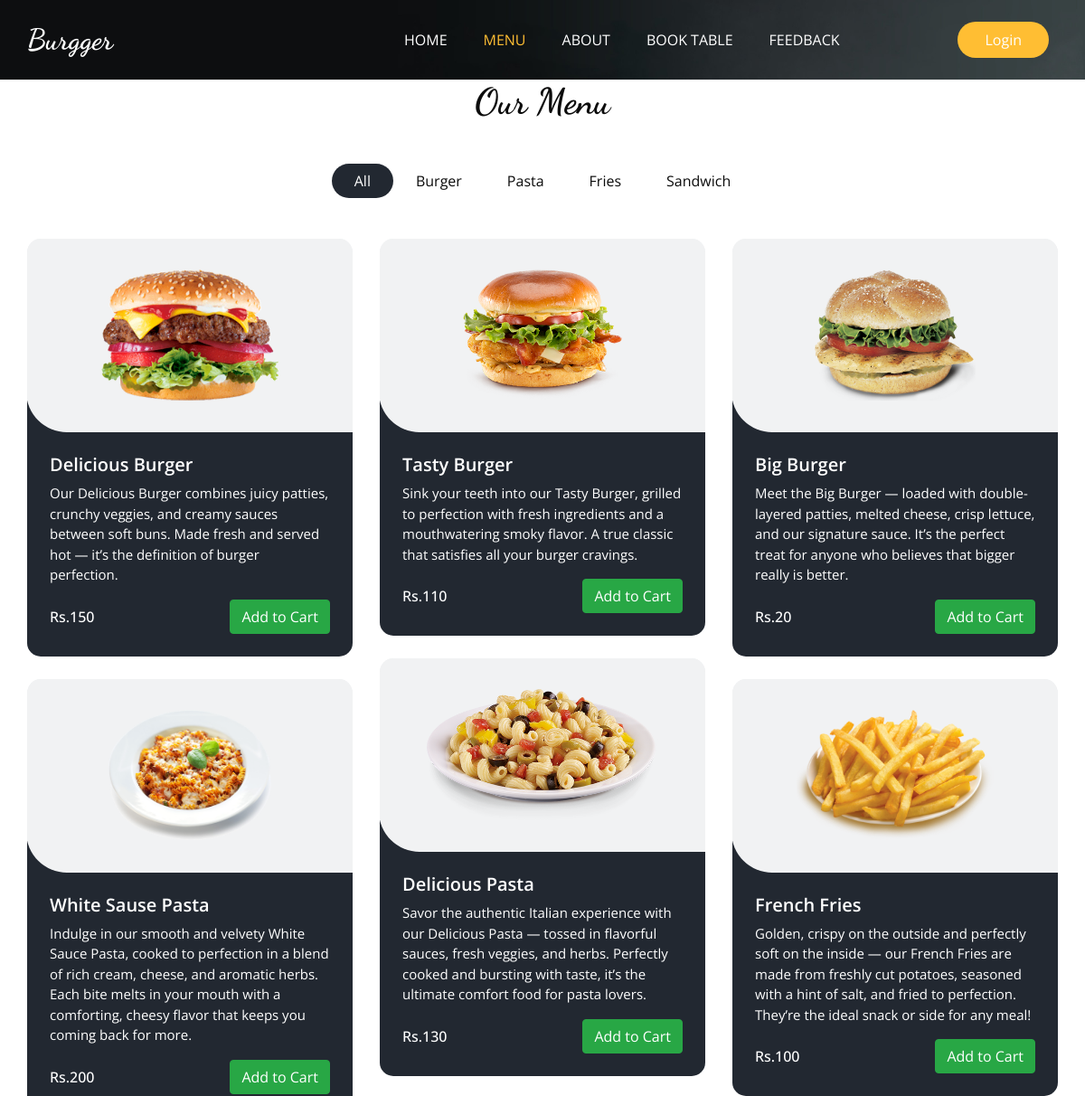
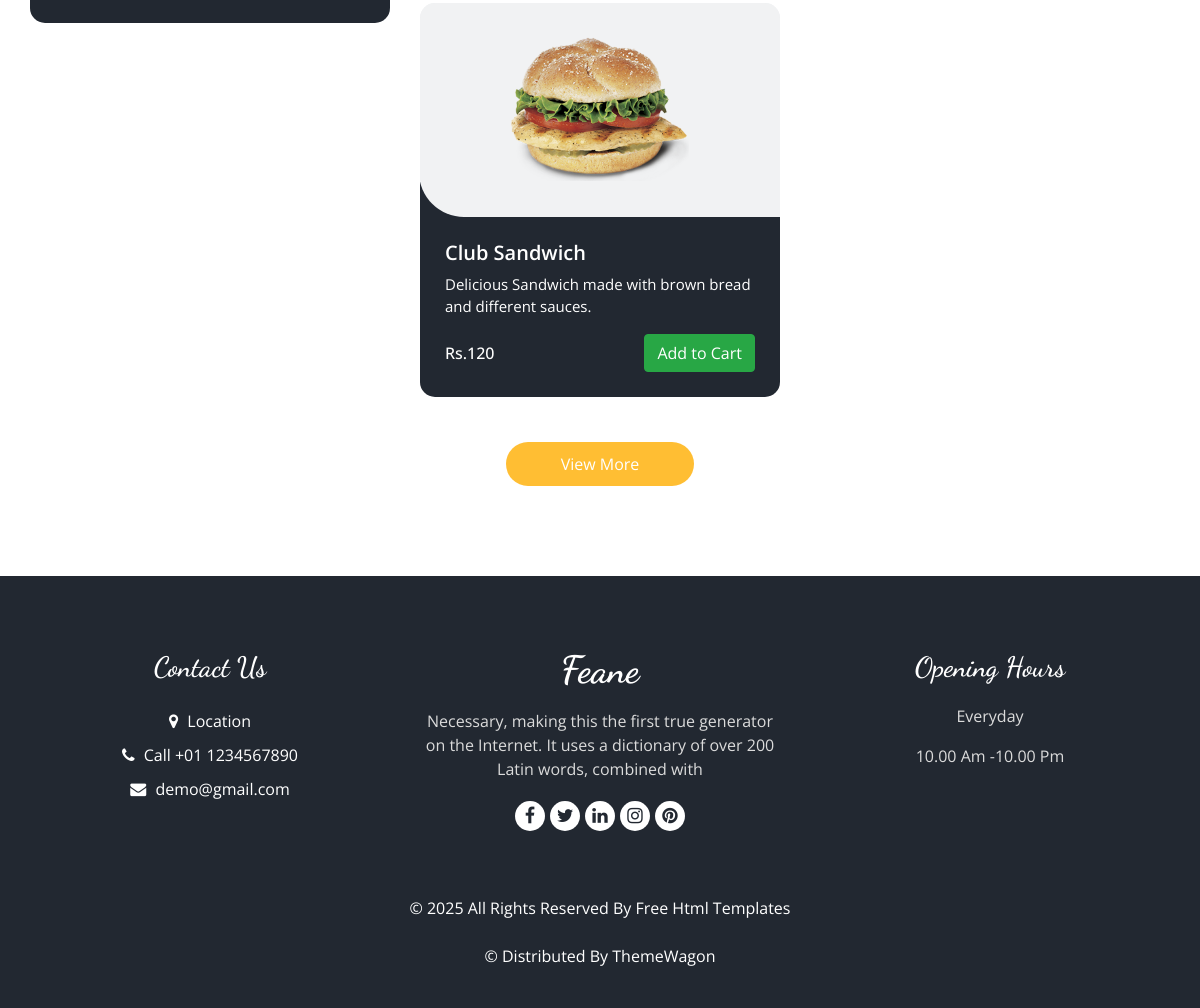
The app's page /menu/ with its own data (2 pictures, top to bottom).
### Base_App/models.py (models this page shows, shortened)
class ItemList(models.Model):
    Category_name = models.CharField(max_length=15)
    def __str__(self):
        return self.Category_name

class Items(models.Model):
    Item_name = models.CharField(max_length=40)
    description = models.TextField(blank=False)
    Price = models.IntegerField()
    Category = models.ForeignKey(ItemList, related_name='Name', on_delete=models.CASCADE)
    Image = models.ImageField(upload_to='items/')

### Base_App/views.py (the view)
# urls.py: path('menu/', MenuView, name='Menu'),
def MenuView(request):
    items =  Items.objects.all()
    list = ItemList.objects.all()
    return render(request, 'menu.html', {'items': items, 'list': list})

### Template/menu.html (shortened to what this page needs)
{% extends "base.html" %}
{% block class %}class="sub_page"{% endblock class %}
{% block menu_status %}active{% endblock menu_status %}
{% load static %}
{% block main %}
  <section class="food_section layout_padding-bottom">
    <div class="container">
      <div class="heading_container heading_center">
        <h2>
          Our Menu
        </h2>
      </div>
      <ul class="filters_menu">
        <li class="active" data-filter="*">All</li>
        {% for i in list %}
        <li data-filter=".{{i.Category_name}}">{{i.Category_name}}</li>
        {% endfor %}
      </ul>
      <div class="filters-content">
        <div class="row grid">
          {% for j in items %}
          <div class="col-sm-6 col-lg-4 all {{j.Category}}">
            <div class="box">
              <div>
                <div class="img-box">
                  <img src="/media/{{j.Image}} " alt="{{j.Image}}">
                </div>
                <div class="detail-box">
                  <h5>
                    {{j.Item_name}}
                  </h5>
                  <p>
                    {{j.description}}
                  </p>
                  <div class="options">
                    <h6>
                      Rs.{{j.Price}}
                    </h6>
                    <button class="btn btn-success add-to-cart" data-item-id="{{j.id}}" data-item-name="{{j.Item_name}}" data-item-price="{{j.Price}}">
                      Add to Cart
                    </button>
                  </div>
                </div>
              </div>
            </div>
          </div>
          {% endfor %}
        </div>
      </div>
      <div class="btn-box">
        <a href="">
          View More
        </a>
      </div>
    </div>
  </section>
{% endblock main %}

### Template/base.html (shortened to what this page needs)
<!DOCTYPE html>
<html>
{% load static %}
<head>
  <link rel="stylesheet" type="text/css" href="{% static 'css/bootstrap.css' %}" />
  <link rel="stylesheet" type="text/css" href="https://cdnjs.cloudflare.com/ajax/libs/OwlCarousel2/2.3.4/assets/owl.carousel.min.css" />
  <link rel="stylesheet" href="https://cdnjs.cloudflare.com/ajax/libs/jquery-nice-select/1.1.0/css/nice-select.min.css" />
  <link href="{% static 'css/font-awesome.min.css' %}" rel="stylesheet" />
  <link href="{% static 'css/style.css' %}" rel="stylesheet" />
  <link href="{% static 'css/responsive.css' %}" rel="stylesheet" />
</head>
<body {% block class %}{% endblock class %}>
  <div class="hero_area">
    <div class="bg-box">
      <img src="{% static 'images/hero-bg.jpg' %}" alt="">
    </div>
    <header class="header_section">
      <div class="container">
        <nav class="navbar navbar-expand-lg custom_nav-container ">
          <a class="navbar-brand" href="{% url "Home" %}">
            <span>
              Burgger
            </span>
          </a>
          <div class="collapse navbar-collapse" id="navbarSupportedContent">
            <ul class="navbar-nav  mx-auto ">
              <li class="nav-item {% block home_status %}{% endblock home_status %}">
                <a class="nav-link" href="{% url "Home" %}">Home <span class="sr-only">(current)</span></a>
              </li>
              <li class="nav-item {% block menu_status %}{% endblock menu_status %}">
                <a class="nav-link " href="{% url "Menu" %}">Menu</a>
              </li>
              <li class="nav-item {% block about_status %}{% endblock about_status %}">
                <a class="nav-link" href="{% url "About" %}">About</a>
              </li>
              <li class="nav-item {% block table_status %}{% endblock table_status %}">
                <a class="nav-link" href="{% url "Book_Table" %}">Book Table</a>
              </li>
              <li class="nav-item {% block feedback_status %}{% endblock feedback_status %}">
                <a class="nav-link" href="{% url "Feedback_Form" %}">Feedback</a>
              </li>
            </ul>
            <div class="user_option">
              <div class="user_option">
                {% if user.is_authenticated %}
                  <span style="background-color: #f8c6c6; color: #000; padding: 5px 10px; border-radius: 5px; font-weight: bold;">
                    {{ user.username }}
                  </span>
                  <a href="{% url 'logout' %}" class="btn btn-secondary">Logout</a>
                 <a href="{% url 'cart' %}" class="btn btn-primary">
                   <i class="fa fa-shopping-cart"></i> Cart
                 </a>
                {% else %}
                  <a href="{% url 'login' %}" class="btn order_online">Login</a>
                {% endif %}
              </div>
            </div>
          </div>
        </nav>
      </div>
    </header>
  </div>
 {% block main %}{% endblock main %}
  <footer class="footer_section">
    <div class="container">
      <div class="row">
        <div class="col-md-4 footer-col">
          <div class="footer_contact">
            <h4>
              Contact Us
            </h4>
            <div class="contact_link_box">
              <a href="">
                <i class="fa fa-map-marker" aria-hidden="true"></i>
                <span>
                  Location
                </span>
              </a>
              <a href="">
                <i class="fa fa-phone" aria-hidden="true"></i>
                <span>
                  Call +01 1234567890
                </span>
              </a>
              <a href="">
                <i class="fa fa-envelope" aria-hidden="true"></i>
                <span>
                  demo@gmail.com
                </span>
              </a>
            </div>
          </div>
        </div>
        <div class="col-md-4 footer-col">
          <div class="footer_detail">
            <a href="" class="footer-logo">
              Feane
            </a>
            <p>
              Necessary, making this the first true generator on the Internet. It uses a dictionary of over 200 Latin words, combined with
            </p>
            <div class="footer_social">
              <a href="">
                <i class="fa fa-facebook" aria-hidden="true"></i>
              </a>
              <a href="">
                <i class="fa fa-twitter" aria-hidden="true"></i>
              </a>
              <a href="">
                <i class="fa fa-linkedin" aria-hidden="true"></i>
              </a>
              <a href="">
                <i class="fa fa-instagram" aria-hidden="true"></i>
              </a>
              <a href="">
                <i class="fa fa-pinterest" aria-hidden="true"></i>
              </a>
            </div>
          </div>
        </div>
        <div class="col-md-4 footer-col">
          <h4>
            Opening Hours
          </h4>
          <p>
            Everyday
          </p>
          <p>
            10.00 Am -10.00 Pm
          </p>
        </div>
      </div>
      <div class="footer-info">
        <p>
          &copy; <span id="displayYear"></span> All Rights Reserved By
          <a href="https://html.design/">Free Html Templates</a><br><br>
          &copy;  Distributed By
          <a href="https://themewagon.com/" target="_blank">ThemeWagon</a>
        </p>
      </div>
    </div>
  </footer>
</body>
</html>

### Static/css/responsive.css (style rules this page uses)
@media (min-width: 1200px) { .container { max-width: 1170px; } }

### records on screen
ItemList: Category_name "Burger"
ItemList: Category_name "Pasta"
ItemList: Category_name "Fries"
ItemList: Category_name "Sandwich"
Items: Image (picture), Item_name "Delicious Burger", description "Our Delicious Burger combines juicy patties, crunchy veggies, and creamy sauces between soft buns. Made fresh and served hot — it’s the definition of burger perfection.", Price "150"
Items: Image (picture), Item_name "Tasty Burger", description "Sink your teeth into our Tasty Burger, grilled to perfection with fresh ingredients and a mouthwatering smoky flavor. A true classic that satisfies all your burger cravings.", Price "110"
Items: Image (picture), Item_name "Big Burger", description "Meet the Big Burger — loaded with double-layered patties, melted cheese, crisp lettuce, and our signature sauce. It’s the perfect treat for anyone who believes that bigger really is better.", Price "20"
Items: Image (picture), Item_name "Delicious Pasta", description "Savor the authentic Italian experience with our Delicious Pasta — tossed in flavorful sauces, fresh veggies, and herbs. Perfectly cooked and bursting with taste, it’s the ultimate comfort food for pasta lovers.", Price "130"
Items: Image (picture), Item_name "White Sause Pasta", description "Indulge in our smooth and velvety White Sauce Pasta, cooked to perfection in a blend of rich cream, cheese, and aromatic herbs. Each bite melts in your mouth with a comforting, cheesy flavor that keeps you coming back for more.", Price "200"
Items: Image (picture), Item_name "French Fries", description "Golden, crispy on the outside and perfectly soft on the inside — our French Fries are made from freshly cut potatoes, seasoned with a hint of salt, and fried to perfection. They’re the ideal snack or side for any meal!", Price "100"
Items: Image (picture), Item_name "Club Sandwich", description "Delicious Sandwich made with brown bread and different sauces.", Price "120"
